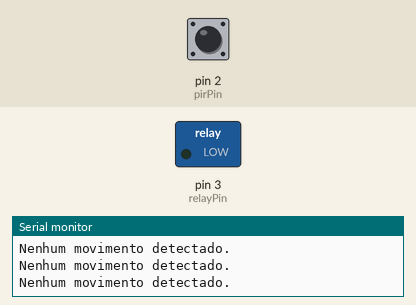
Simulated run of this sketch. Board: Arduino Uno, built with avr-gcc and run on an emulated ATmega328P. On the bench: switched loads named in the sketch (green lamp = pin HIGH), the last lines printed to the serial monitor. Dashed ring = blinking. The inputs (shaded band) are chosen by the test bench; at power-on: pin 2 (pirPin) LOW.

Above: at 1.2 s.
1.3 s: pin 2 (pirPin) driven HIGH
At 1.7 s:
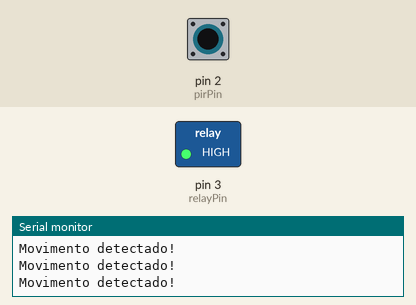
2.8 s: pin 2 (pirPin) driven LOW
At 3.4 s:
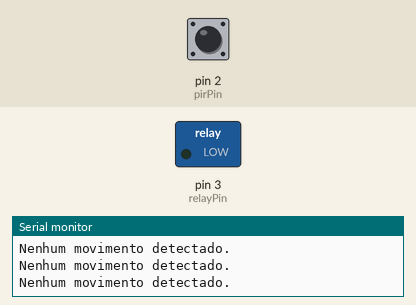
5.8 s: pin 2 (pirPin) pulsed HIGH 2 times (0.12 s each, 0.3 s apart)
At 5.89 s:
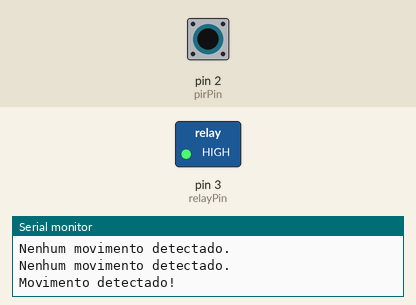
9.4 s: pin 2 (pirPin) pulsed HIGH 5 times (0.12 s each, 0.3 s apart)
At 12.0 s:
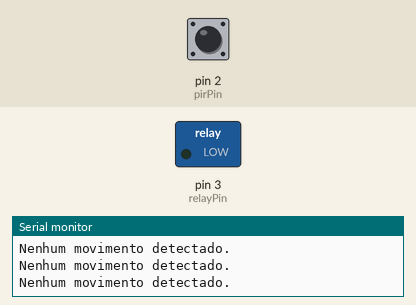
Timing chart, 0 to 13.5 s (numbered marks = the images above; inputs shaded):
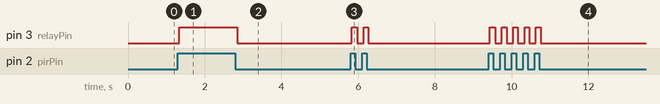

Measured:
- after the input at 1.3 s, pin 3 (relayPin): LOW → HIGH at once
- after the input at 2.8 s, pin 3 (relayPin): HIGH → LOW after 0.05 s
- after the input at 5.8 s, pin 3 (relayPin): alternates HIGH for 0.13 s and LOW for 0.17 s, 4 changes in all, then stays LOW, starting at once
- after the input at 9.4 s, pin 3 (relayPin): alternates HIGH for 0.12 s and LOW for 0.17 s, 10 changes in all, then stays LOW, starting at once

The sketch:

lab10.ino
```cpp
// Definição dos pinos
const int pirPin = 2;   // Pino onde o sensor PIR está conectado
const int relayPin = 3; // Pino onde o relé está conectado

void setup() {
  pinMode(pirPin, INPUT);   // Configura o pino do sensor PIR como entrada
  pinMode(relayPin, OUTPUT);  // Configura o pino do relé como saída
  Serial.begin(9600);       // Inicializa a comunicação serial
  Serial.println("Sistema de Iluminação Residencial iniciado"); // Mensagem de inicialização
}

void loop() {
  int pirState = digitalRead(pirPin);  // Lê o estado do sensor PIR

  if (pirState == HIGH) {  // Se o sensor PIR detectar movimento
    Serial.println("Movimento detectado!");  // Imprime mensagem na serial
    digitalWrite(relayPin, HIGH);  // Ativa o relé para acender a lâmpada
  } else {
    Serial.println("Nenhum movimento detectado."); // Mensagem de ausência de movimento
    digitalWrite(relayPin, LOW);   // Desativa o relé para apagar a lâmpada
  }
}
```
